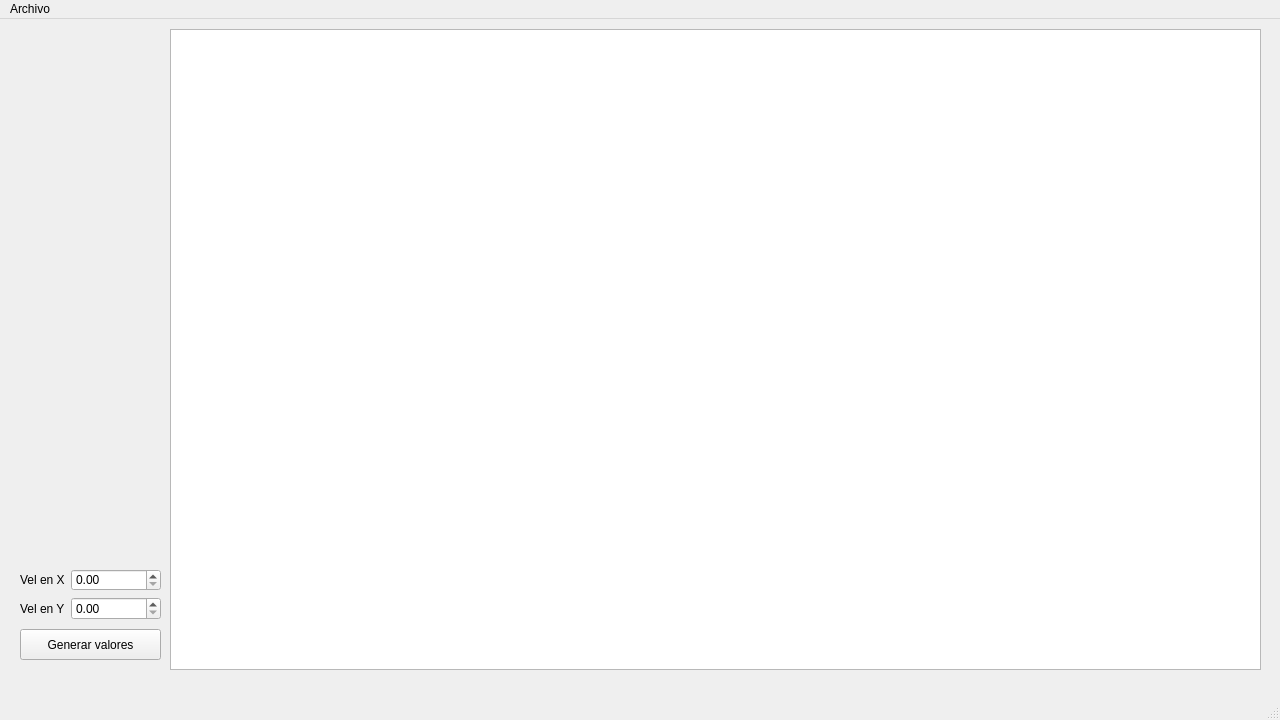
<?xml version="1.0" encoding="UTF-8"?>
<ui version="4.0">
 <class>MainWindow</class>
 <widget class="QMainWindow" name="MainWindow">
  <property name="geometry">
   <rect>
    <x>0</x>
    <y>0</y>
    <width>1280</width>
    <height>720</height>
   </rect>
  </property>
  <property name="windowTitle">
   <string>MainWindow</string>
  </property>
  <widget class="QWidget" name="centralwidget">
   <widget class="QPushButton" name="pushButton">
    <property name="geometry">
     <rect>
      <x>20</x>
      <y>610</y>
      <width>141</width>
      <height>31</height>
     </rect>
    </property>
    <property name="text">
     <string>Generar valores</string>
    </property>
   </widget>
   <widget class="QGraphicsView" name="graphicsView">
    <property name="geometry">
     <rect>
      <x>170</x>
      <y>10</y>
      <width>1091</width>
      <height>641</height>
     </rect>
    </property>
   </widget>
   <widget class="QWidget" name="layoutWidget">
    <property name="geometry">
     <rect>
      <x>20</x>
      <y>550</y>
      <width>141</width>
      <height>51</height>
     </rect>
    </property>
    <layout class="QFormLayout" name="formLayout">
     <item row="0" column="0">
      <widget class="QLabel" name="spinLabelX">
       <property name="text">
        <string>Vel en X</string>
       </property>
      </widget>
     </item>
     <item row="1" column="0">
      <widget class="QLabel" name="spinLabelY">
       <property name="text">
        <string>Vel en Y</string>
       </property>
      </widget>
     </item>
     <item row="1" column="1">
      <widget class="QDoubleSpinBox" name="spinVelY"/>
     </item>
     <item row="0" column="1">
      <widget class="QDoubleSpinBox" name="spinVelX"/>
     </item>
    </layout>
   </widget>
  </widget>
  <widget class="QMenuBar" name="menubar">
   <property name="geometry">
    <rect>
     <x>0</x>
     <y>0</y>
     <width>1280</width>
     <height>17</height>
    </rect>
   </property>
   <widget class="QMenu" name="menuArchivo">
    <property name="title">
     <string>Archivo</string>
    </property>
    <addaction name="actionAbrir"/>
    <addaction name="actionGuardar_como"/>
    <addaction name="actionLimpiar"/>
   </widget>
   <addaction name="menuArchivo"/>
  </widget>
  <widget class="QStatusBar" name="statusbar"/>
  <action name="actionAbrir">
   <property name="text">
    <string>Abrir</string>
   </property>
  </action>
  <action name="actionGuardar_como">
   <property name="text">
    <string>Guardar como</string>
   </property>
  </action>
  <action name="actionLimpiar">
   <property name="text">
    <string>Limpiar</string>
   </property>
  </action>
 </widget>
 <resources/>
 <connections/>
</ui>
